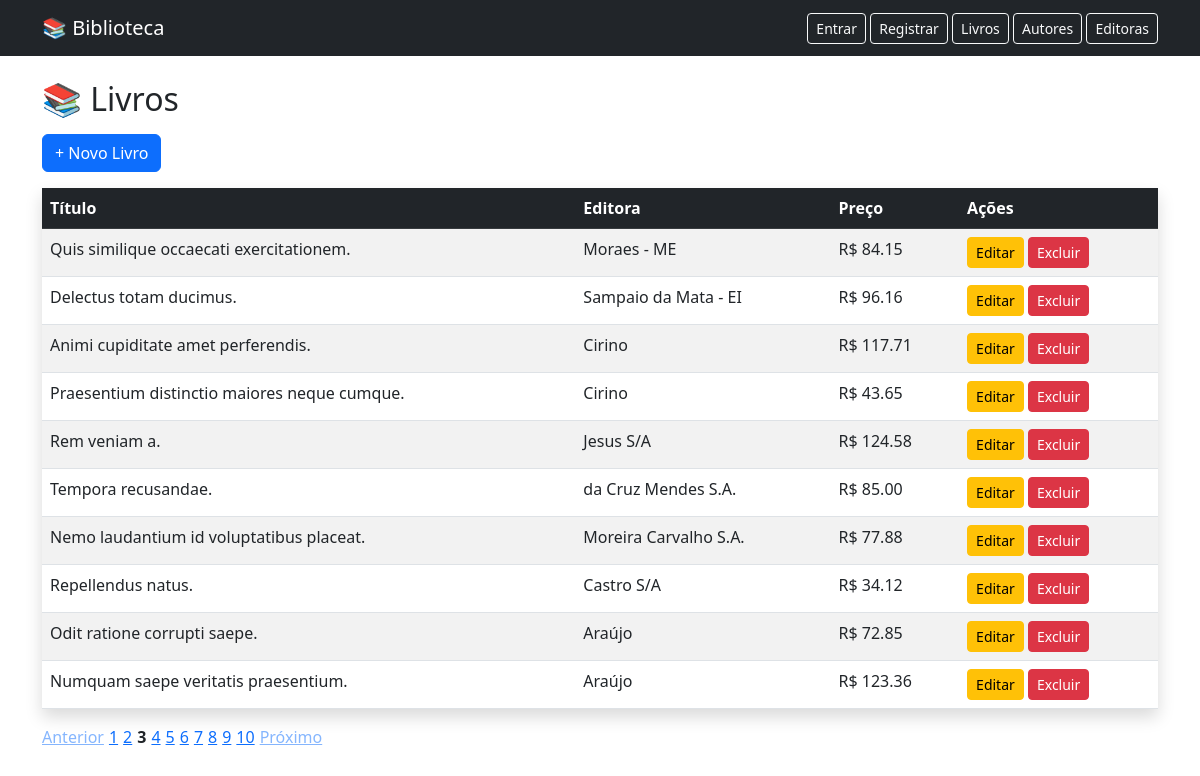
Page /edu/livros/?page=3 on the committed database.
### edu/models.py (models this page shows, shortened)
class Livro(models.Model):
    isbn = models.CharField(max_length=13, unique=True)
    titulo = models.CharField(max_length=200)
    publicacao = models.DateField()
    preco = models.DecimalField(max_digits=6, decimal_places=2)
    estoque = models.IntegerField()
    editora = models.ForeignKey(
        Editora,
        on_delete=models.CASCADE,
        related_name='livros'
    )
    autores = models.ManyToManyField(
        Autor,
        through='Publica',
        related_name='livros'
    )

class Editora(models.Model):
    nome = models.CharField(max_length=100, unique=False)

### edu/views.py (the view)
# urls.py: path('livros/', views.listar_livros, name='listar_livros'),
def listar_livros(request):
    livros = Livro.objects.all()
    page = request.GET.get('page',1)
    pag = Paginator(livros, 10)
    try:
        livros = pag.page(page)
    except PageNotAnInteger:
        livros = pag.page(1)
    except EmptyPage:
        livros = pag.page(pag.num_pages)
    return render(request, 'livros/listar.html', {'livros': livros})

### edu/templates/livros/listar.html
{% extends 'baseedu.html' %}
{% block content %}
<h2 class="mb-3">📚 Livros</h2>
<a href="{% url 'criar_livro' %}" class="btn btn-primary mb-3">
    + Novo Livro
</a>
<table class="table table-striped table-hover shadow">
    <thead class="table-dark">
        <tr>
            <th>Título</th>
            <th>Editora</th>
            <th>Preço</th>
            <th>Ações</th>
        </tr>
    </thead>
    <tbody>
        {% for livro in livros %}
        <tr>
            <td>{{ livro.titulo }}</td>
            <td>{{ livro.editora.nome }}</td>
            <td>R$ {{ livro.preco }}</td>
            <td>
                <a href="{% url 'editar_livro' livro.id %}" class="btn btn-warning btn-sm">Editar</a>
                <a href="{% url 'deletar_livro' livro.id %}" class="btn btn-danger btn-sm">Excluir</a>
            </td>
        </tr>
        {% endfor %}
    </tbody>
</table>
<div>
    {% if livros.has_other_pages %}
  <nav class="pagination" aria-label="Page navigation">
    <ul class="pagination" style="display: flex; gap: 5px; padding: 0;">
      {% if livros.has_previous %}
        <li class="page-item">
          <a href="?page={{ livros.previous_page_number }}" style="opacity: 0.5;">Anterior</a>
        </li>
      {% endif %}
      {% for num in livros.paginator.page_range %}
        {% if num == livros.number %}
          <li class="page-item active"><strong>{{ num }}</strong></li>
        {% else %}
          <li class="page-item"><a href="?page={{ num }}">{{ num }}</a></li>
        {% endif %}
      {% endfor %}
      {% if livros.has_next %}
        <li class="page-item">
          <a href="?page={{ livros.next_page_number }}" style="opacity: 0.5;">Próximo</a>
        </li>
      {% endif %}
    </ul>
  </nav>
{% endif %}
</div>
{% endblock %}

### rows in the picture
Livro: titulo "Quis similique occaecati exercitationem.", editora.nome "Moraes - ME", preco "84.15"
Livro: titulo "Delectus totam ducimus.", editora.nome "Sampaio da Mata - EI", preco "96.16"
Livro: titulo "Animi cupiditate amet perferendis.", editora.nome "Cirino", preco "117.71"
Livro: titulo "Praesentium distinctio maiores neque cumque.", editora.nome "Cirino", preco "43.65"
Livro: titulo "Rem veniam a.", editora.nome "Jesus S/A", preco "124.58"
Livro: titulo "Tempora recusandae.", editora.nome "da Cruz Mendes S.A.", preco "85.00"
Livro: titulo "Nemo laudantium id voluptatibus placeat.", editora.nome "Moreira Carvalho S.A.", preco "77.88"
Livro: titulo "Repellendus natus.", editora.nome "Castro S/A", preco "34.12"
Livro: titulo "Odit ratione corrupti saepe.", editora.nome "Araújo", preco "72.85"
Livro: titulo "Numquam saepe veritatis praesentium.", editora.nome "Araújo", preco "123.36"

### other values in the picture
{{ num }} "1" "2" "4" "5" "6" "7" "8" "9" "10"
{{ num }} "3"
